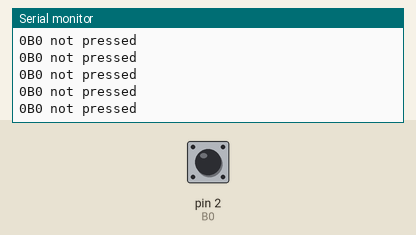
The sketch below on a simulated Arduino Uno, built with avr-gcc and run on an emulated ATmega328P. Shown: the last lines printed to the serial monitor. The inputs (shaded band) are chosen by the test bench; at power-on: pin 2 (B0) LOW.

Above: at 1.2 s.
1.3 s: pin 2 (B0) driven HIGH
At 2.3 s:
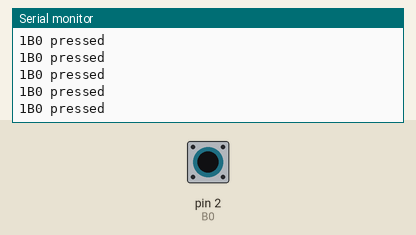
2.8 s: pin 2 (B0) driven LOW
At 3.4 s:
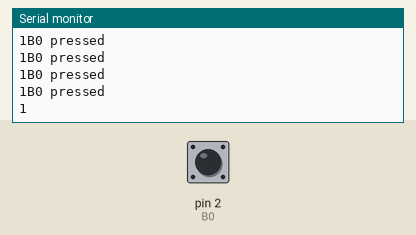
4.3 s: pin 2 (B0) driven HIGH
At 4.8 s:
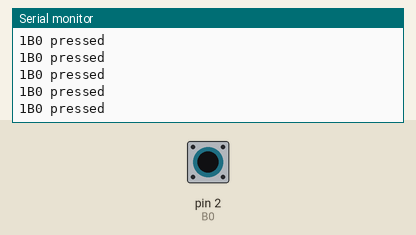

The sketch:

arduino_hc12_tx2.ino
```cpp
#include <SoftwareSerial.h> // Inclui a biblioteca Software Serial
SoftwareSerial HC12(8,7); // 8 RX vai ligado no Tx do modulo HC 12, 7 TX vai
//ligado no RX do módulo
#define B0 2

void setup()
{
 pinMode(B0,INPUT);
// pinMode(B1,INPUT);
 Serial.begin(9600);
 HC12.begin(9600);
}
void loop()
{
  int button_state = digitalRead(B0);
  if(button_state == HIGH)
  {
   Serial.println("B0 pressed ");
   Serial.print('1');
   HC12.print('1');
   while(digitalRead(B0)==0);
  }
  else
  {
   Serial.println("B0 not pressed ");
   Serial.print('0');
   HC12.print('0');
 //  while(digitalRead(B0)==0);
  }

//   if(!digitalRead(B0))
//   {
//
//   Serial.println("B0 pressionado ");
//   Serial.print('1');
//   HC12.print('1');
//   while(digitalRead(B0)==0);

//   }
}
```

Measured:
- after the input at 1.3 s, the serial monitor: prints a new line after 0.07 s (image 1)
- after the input at 2.8 s, the serial monitor: prints a new line after 0.07 s (image 2)
- after the input at 4.3 s, the serial monitor: prints a new line at once (image 3)
